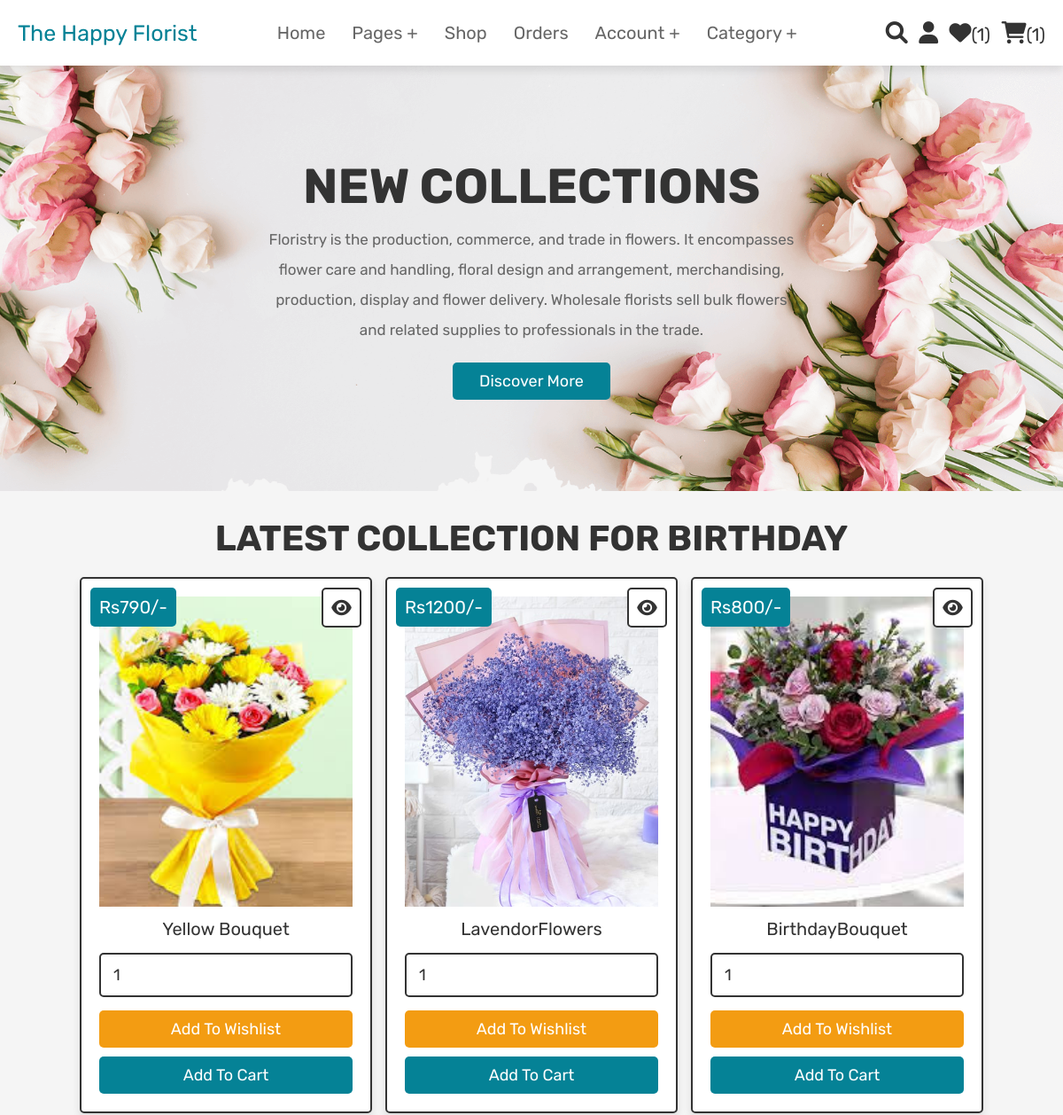
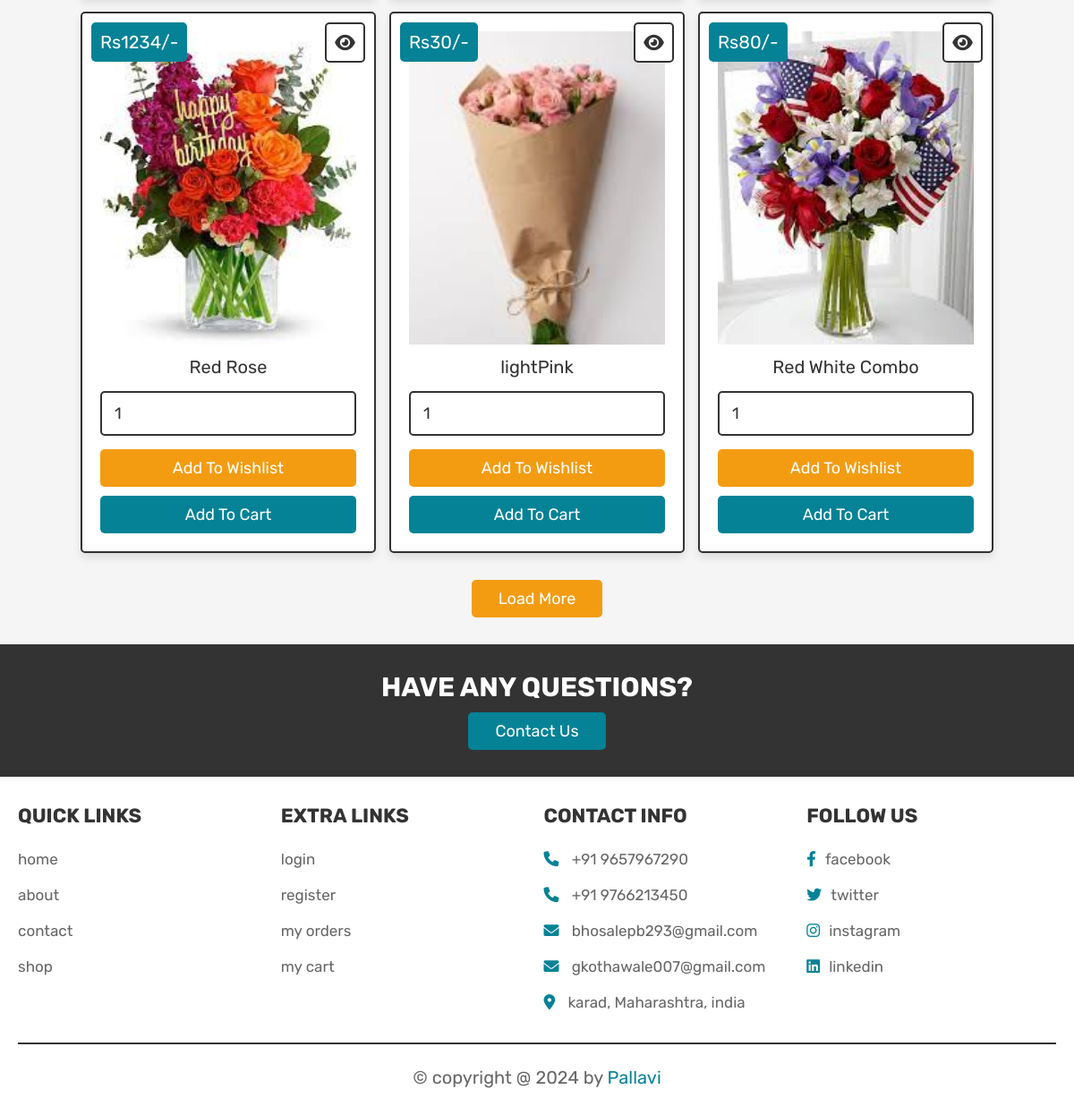
/birth.php (signed in), run on the app's committed database (2 pictures, top to bottom).
### tables this page shows
CREATE TABLE `products` (
  `id` int(100) NOT NULL,
  `name` varchar(100) NOT NULL,
  `details` varchar(500) NOT NULL,
  `price` int(100) NOT NULL,
  `image` varchar(100) NOT NULL,
  `type` varchar(40) DEFAULT NULL
);

### birth.php (the view, shortened to what this page needs)
<?php
@include 'config.php';
?>
<!DOCTYPE html>
<html lang="en">
<head>
   <link rel="stylesheet" href="https://cdnjs.cloudflare.com/ajax/libs/font-awesome/6.0.0/css/all.min.css">
   <link rel="stylesheet" href="css/style.css">
</head>
<body>
<?php @include 'header.php'; ?>
<section class="home">
   <div class="content">
      <h3>New Collections</h3>
      <p>Floristry is the production, commerce, and trade in flowers.
	 It encompasses flower care and handling, floral design and arrangement,
	merchandising, production, display and flower delivery.
	Wholesale florists sell bulk flowers and related supplies
	 to professionals in the trade.</p>
      <a href="about.php" class="btn">discover more</a>
   </div>
</section>
<section class="products">
   <h1 class="title">latest Collection for Birthday</h1>
   <div class="box-container">
      <?php
         $select_products = mysqli_query($conn, "SELECT * FROM `products` LIMIT 6") or die('query failed');
         if(mysqli_num_rows($select_products) > 0){
            while($fetch_products = mysqli_fetch_assoc($select_products)){
      ?>
      <form action="" method="POST" class="box">
         <a href="view_page.php?pid=<?php echo $fetch_products['id']; ?>" class="fas fa-eye"></a>
         <div class="price">Rs<?php echo $fetch_products['price']; ?>/-</div>
         <img src="uploaded_img/<?php echo $fetch_products['image']; ?>" alt="" class="image">
         <div class="name"><?php echo $fetch_products['name']; ?></div>
         <input type="number" name="product_quantity" value="1" min="0" class="qty">
         <input type="submit" value="add to wishlist" name="add_to_wishlist" class="option-btn">
         <input type="submit" value="add to cart" name="add_to_cart" class="btn">
      </form>
      <?php
         }
      }else{
         echo '<p class="empty">no products added yet!</p>';
      }
      ?>
   </div>
   <div class="more-btn">
      <a href="shop.php" class="option-btn">load more</a>
   </div>
</section>
<section class="home-contact">
   <div class="content">
      <h3>have any questions?</h3>
      <a href="contact.php" class="btn">contact us</a>
   </div>
</section>
<?php @include 'footer.php'; ?>
</body>
</html>

### style.css (style rules this page uses)
:root { --pink:#058296; --red:#c0392b; --orange:#f39c12; --black:#333; --white:#fff; --light-color:#666; --light-white:#ccc; --light-bg:#f5f5f5; --border:.2rem solid var(--black); --box-shadow:0 .5rem 1rem rgba(0,0,0,.1); }
* { font-family: 'Rubik', sans-serif; margin:0; padding:0; box-sizing: border-box; outline: none; border:none; text-decoration: none; transition:all .2s linear; }
html { font-size: 62.5%; overflow-x: hidden; scroll-behavior: smooth; scroll-padding-top: 6.5rem; }
body { background: var(--light-bg); }
section { padding:3rem 2rem; }
.btn, .delete-btn, .option-btn { display: inline-block; border-radius: .5rem; margin-top: 1rem; font-size: 1.8rem; color:var(--white); cursor: pointer; padding:1rem 3rem; text-transform: capitalize; }
.btn { background-color: var(--pink); }
.option-btn { background-color: var(--orange); }
.more-btn { margin-top: 2rem; text-align: center; }
.title { text-align: center; margin-bottom: 2rem; color:var(--black); text-transform: uppercase; font-size: 4rem; }
.home { min-height: 60vh; background:url(../images/home-bg.png) no-repeat; background-size: cover; background-position: center; display: flex; align-items: center; justify-content: center; }
.home .content { text-align: center; }
.home .content h3 { text-transform: uppercase; color:var(--black); font-size: 5.5rem; }
.home .content p { max-width: 60rem; margin:1rem auto; line-height:2; font-size: 1.7rem; color:var(--light-color); }
.products .box-container { max-width: 1200px; margin:0 auto; display: grid; grid-template-columns: repeat(auto-fit, 33rem); gap:1.5rem; align-items: flex-start; justify-content: center; }
.products .box-container .box { background-color: var(--white); border:var(--border); box-shadow: var(--box-shadow); border-radius: .5rem; padding:2rem; text-align: center; position: relative; }
.products .box-container .box .image { height: 35rem; width: 100%; object-fit: cover; }
.products .box-container .box .fa-eye, .products .box-container .box .price { position: absolute; top:1rem; border-radius: .5rem; }
.products .box-container .box .price { font-size: 2rem; padding:1rem; background-color: var(--pink); color:var(--white); left:1rem; }
.products .box-container .box .fa-eye { right:1rem; height: 4.5rem; width: 4.5rem; line-height: 4.2rem; font-size: 2rem; background-color: var(--white); color:var(--black); border:var(--border); }
.products .box-container .box .name { margin:1rem; font-size: 2rem; color:var(--black); }
.products .box-container .box .qty { width: 100%; padding:1.2rem 1.4rem; font-size: 1.8rem; color:var(--black); border:var(--border); border-radius: .5rem; margin:.5rem 0; }
.products .box-container .box .btn, .products .box-container .box .option-btn { width: 100%; }
.home-contact { background-color: var(--black); text-align: center; }
.home-contact .content { max-width: 50rem; margin:0 auto; }
.home-contact .content h3 { text-transform: uppercase; color:var(--white); font-size: 3rem; }

### data on the page
products: price "790", image (picture), name "Yellow Bouquet"
products: price "1200", image (picture), name "LavendorFlowers"
products: price "800", image (picture), name "BirthdayBouquet"
products: price "1234", image (picture), name "Red Rose"
products: price "30", image (picture), name "lightPink"
products: price "80", image (picture), name "Red White Combo"

### other printed values
$wishlist_num_rows "1"
$cart_num_rows "1"
